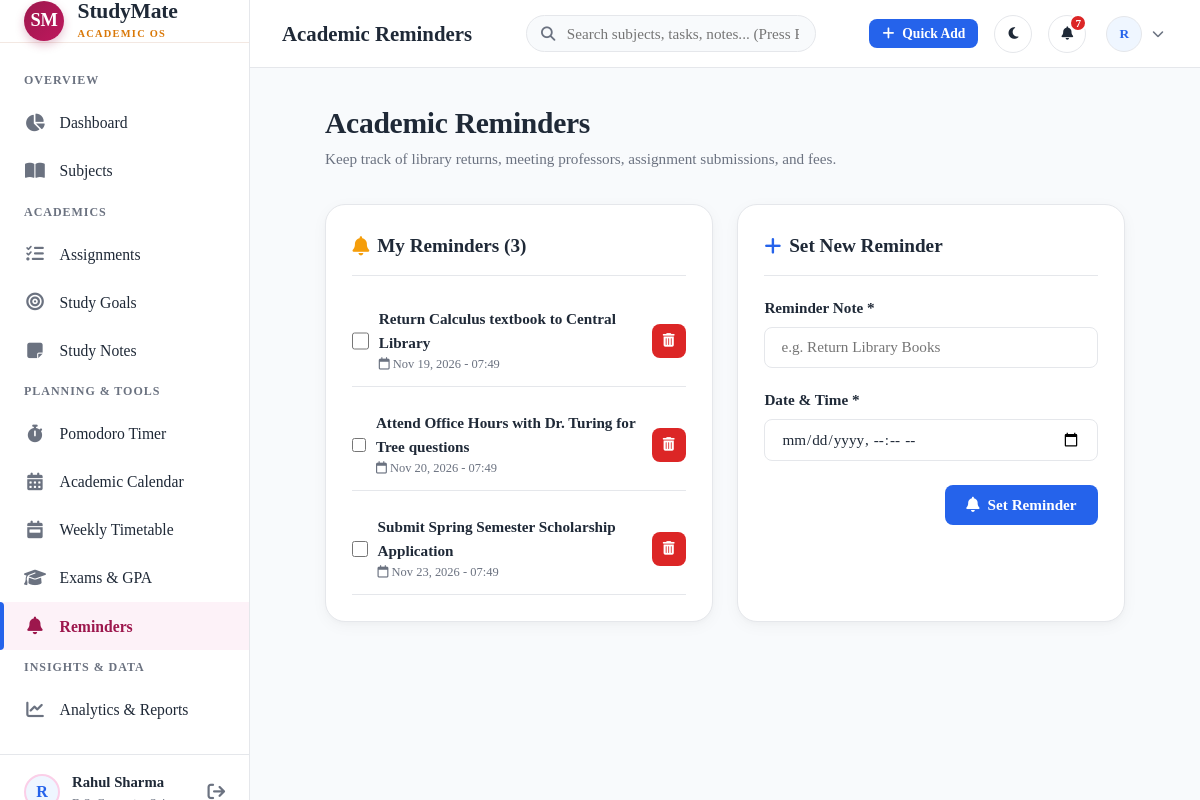
The app's page /reminders/ (signed in) with its own data.
### planner/models.py (models this page shows, shortened)
class Reminder(models.Model):
    user = models.ForeignKey(User, on_delete=models.CASCADE, related_name='reminders')
    title = models.CharField(max_length=200)
    datetime = models.DateTimeField()
    is_done = models.BooleanField(default=False)
    created_at = models.DateTimeField(auto_now_add=True)
    class Meta:
        ordering = ['datetime']

### planner/views.py (the view, shortened to what this page needs)
# urls.py: path('reminders/', views.reminder_list_view, name='reminders'),
@login_required
def reminder_list_view(request):
    reminders = Reminder.objects.filter(user=request.user).order_by('is_done', 'datetime')
    form = ReminderForm()
    context = {
        'reminders': reminders,
        'form': form,
        'active_nav': 'reminders',
        'title': 'Academic Reminders',
    }
    return render(request, 'planner/reminder_list.html', context)

### planner/forms.py
class ReminderForm(forms.ModelForm):
    class Meta:
        model = Reminder
        fields = ['title', 'datetime', 'is_done']
        widgets = {
            'title': forms.TextInput(attrs={'class': 'form-input', 'placeholder': 'e.g. Return Library Books'}),
            'datetime': forms.DateTimeInput(attrs={'class': 'form-input', 'type': 'datetime-local'}),
            'is_done': forms.CheckboxInput(attrs={'class': 'form-checkbox'}),
        }

### accounts/models.py (called while the page is built)
    @property
    def avatar_url(self):
        if self.avatar and hasattr(self.avatar, 'url'):
            return self.avatar.url
        return None

### core/models.py (called while the page is built)
    @property
    def is_completed(self):
        return self.status == 'completed'

    @property
    def countdown_text(self):
        if self.is_completed:
            return "Completed"
        today = date.today()
        delta = (self.due_date - today).days
        if delta < 0:
            abs_days = abs(delta)
            return f"Overdue by {abs_days} day{'s' if abs_days != 1 else ''}"
        elif delta == 0:
            return "Due today"
        elif delta == 1:
            return "Due tomorrow"
        else:
            return f"Due in {delta} days"

### templates/planner/reminder_list.html (shortened to what this page needs)
{% extends 'base.html' %}
{% load static %}
{% block content %}
<div style="max-width: 800px; margin: 0 auto;">
  <div style="display: flex; justify-content: space-between; align-items: center; margin-bottom: 2rem; flex-wrap: wrap; gap: 1rem;">
    <div>
      <h1>Academic Reminders</h1>
      <p style="color: var(--text-muted); font-size: 0.95rem;">Keep track of library returns, meeting professors, assignment submissions, and fees.</p>
    </div>
  </div>
  <div style="display: grid; grid-template-columns: 1fr 1fr; gap: 1.5rem;">
    <div class="card">
      <div class="card-header">
        <div class="card-title">
          <i class="fa-solid fa-bell" style="color: var(--warning);"></i>
          <span>My Reminders ({{ reminders.count }})</span>
        </div>
      </div>
      {% if reminders %}
        <div style="display: flex; flex-direction: column; gap: 0.85rem;">
          {% for r in reminders %}
            <div style="display: flex; justify-content: space-between; align-items: center; padding: 0.65rem 0; border-bottom: 1px solid var(--border);">
              <label class="reminder-item-label" style="display: flex; align-items: center; gap: 0.6rem; cursor: pointer; flex: 1; {% if r.is_done %}text-decoration: line-through; opacity: 0.6;{% endif %}">
                <input type="checkbox" class="form-checkbox" onchange="toggleReminder({{ r.id }}, this)" {% if r.is_done %}checked{% endif %}>
                <div>
                  <div style="font-weight: 700; font-size: 0.95rem; color: var(--text-main);">{{ r.title }}</div>
                  <div style="font-size: 0.78rem; color: var(--text-muted);">
                    <i class="fa-regular fa-calendar"></i> {{ r.datetime|date:"M d, Y - H:i" }}
                  </div>
                </div>
              </label>
              <form action="{% url 'planner:reminder_delete' r.id %}" method="POST" onsubmit="return confirm('Delete this reminder?');">
                <button type="submit" class="btn btn-sm btn-danger btn-icon" title="Delete">
                  <i class="fa-solid fa-trash-can"></i>
                </button>
              </form>
            </div>
          {% endfor %}
        </div>
      {% else %}
        <div class="empty-state">
          <div class="empty-state-emoji">🔔</div>
          <div class="empty-state-title">No reminders set!</div>
          <p>Add a new reminder using the form on the right.</p>
        </div>
      {% endif %}
    </div>
    <div class="card">
      <div class="card-header">
        <div class="card-title">
          <i class="fa-solid fa-plus" style="color: var(--primary);"></i>
          <span>Set New Reminder</span>
        </div>
      </div>
      <form method="POST">
        <div class="form-group">
          <label class="form-label" for="id_title">Reminder Note *</label>
          {{ form.title }}
        </div>
        <div class="form-group">
          <label class="form-label" for="id_datetime">Date & Time *</label>
          {{ form.datetime }}
        </div>
        <div style="display: flex; justify-content: flex-end; margin-top: 1.5rem;">
          <button type="submit" class="btn btn-primary">
            <i class="fa-solid fa-bell"></i> Set Reminder
          </button>
        </div>
      </form>
    </div>
  </div>
</div>
{% endblock %}

### templates/partials/sidebar.html (shortened to what this page needs)
{% load static %}
<aside class="sidebar" id="sidebar">
  <div class="sidebar-header" style="height: 78px; padding: 0 1.5rem; display: flex; align-items: center; justify-content: space-between; border-bottom: 1px solid var(--card-border-soft);">
    <a href="{% url 'core:dashboard' %}" class="public-brand" style="text-decoration: none;">
      <div class="public-brand-monogram" style="width: 40px; height: 40px; font-size: 1.15rem;">SM</div>
      <div>
        <div class="public-brand-title" style="font-size: 1.35rem;">StudyMate</div>
        <div class="public-brand-subtitle" style="font-size: 0.65rem;">ACADEMIC OS</div>
      </div>
    </a>
  </div>
  <nav class="sidebar-nav" style="padding: 1.25rem 0;">
    <div class="nav-section-title">Overview</div>
    <a href="{% url 'core:dashboard' %}" class="nav-item {% if active_nav == 'dashboard' %}active{% endif %}">
      <i class="fa-solid fa-chart-pie"></i>
      <span>Dashboard</span>
    </a>
    <a href="{% url 'core:subject_list' %}" class="nav-item {% if active_nav == 'subjects' %}active{% endif %}">
      <i class="fa-solid fa-book-open"></i>
      <span>Subjects</span>
    </a>
    <div class="nav-section-title">Academics</div>
    <a href="{% url 'core:assignment_list' %}" class="nav-item {% if active_nav == 'assignments' %}active{% endif %}">
      <i class="fa-solid fa-list-check"></i>
      <span>Assignments</span>
    </a>
    <a href="{% url 'core:goal_list' %}" class="nav-item {% if active_nav == 'goals' %}active{% endif %}">
      <i class="fa-solid fa-bullseye"></i>
      <span>Study Goals</span>
    </a>
    <a href="{% url 'core:note_list' %}" class="nav-item {% if active_nav == 'notes' %}active{% endif %}">
      <i class="fa-solid fa-note-sticky"></i>
      <span>Study Notes</span>
    </a>
    <div class="nav-section-title">Planning & Tools</div>
    <a href="{% url 'planner:timer' %}" class="nav-item {% if active_nav == 'timer' %}active{% endif %}">
      <i class="fa-solid fa-stopwatch"></i>
      <span>Pomodoro Timer</span>
    </a>
    <a href="{% url 'planner:calendar' %}" class="nav-item {% if active_nav == 'calendar' %}active{% endif %}">
      <i class="fa-solid fa-calendar-days"></i>
      <span>Academic Calendar</span>
    </a>
    <a href="{% url 'planner:timetable' %}" class="nav-item {% if active_nav == 'timetable' %}active{% endif %}">
      <i class="fa-solid fa-calendar-week"></i>
      <span>Weekly Timetable</span>
    </a>
    <a href="{% url 'planner:exam_list' %}" class="nav-item {% if active_nav == 'exams' %}active{% endif %}">
      <i class="fa-solid fa-graduation-cap"></i>
      <span>Exams & GPA</span>
    </a>
    <a href="{% url 'planner:reminders' %}" class="nav-item {% if active_nav == 'reminders' %}active{% endif %}">
      <i class="fa-solid fa-bell"></i>
      <span>Reminders</span>
    </a>
    <div class="nav-section-title">Insights & Data</div>
    <a href="{% url 'analytics:dashboard' %}" class="nav-item {% if active_nav == 'analytics' %}active{% endif %}">
      <i class="fa-solid fa-chart-line"></i>
      <span>Analytics & Reports</span>
    </a>
  </nav>
  <div class="sidebar-footer">
    <div class="user-quick-profile">
      <div class="user-avatar-sm" style="border: 2px solid var(--luxury-rose-border);">
        {% if user.profile.avatar_url %}
          <img src="{{ user.profile.avatar_url }}" alt="{{ user.username }}">
        {% else %}
          <span>{{ user.first_name|first|default:user.username|first|upper }}</span>
        {% endif %}
      </div>
      <div style="flex: 1; overflow: hidden;">
        <div style="font-weight: 700; font-size: 0.92rem; white-space: nowrap; text-overflow: ellipsis; overflow: hidden;">
          {{ user.get_full_name|default:user.username }}
        </div>
        <div style="font-size: 0.78rem; color: var(--text-muted); white-space: nowrap; text-overflow: ellipsis; overflow: hidden;">
        </div>
      </div>
      <a href="{% url 'accounts:logout' %}" title="Log Out" style="color: var(--text-muted); font-size: 1.1rem;">
        <i class="fa-solid fa-arrow-right-from-bracket"></i>
      </a>
    </div>
  </div>
</aside>

### templates/partials/navbar.html (shortened to what this page needs)
{% load static %}
<header class="topbar">
  <div class="topbar-left">
    <div class="page-title-header">
      {{ title|default:"StudyMate Workspace" }}
    </div>
  </div>
  <form action="{% url 'core:global_search' %}" method="GET" class="topbar-search">
    <input type="text" name="q" value="{{ query|default:'' }}" placeholder="Search subjects, tasks, notes... (Press Enter)" autocomplete="off">
  </form>
  <div class="topbar-right">
    <button class="btn btn-primary btn-sm" onclick="openQuickAddModal()" title="Press 'N' anywhere to quick add">
      <i class="fa-solid fa-plus"></i>
      <span>Quick Add</span>
    </button>
    <button class="action-icon-btn" id="theme-toggle-btn" title="Toggle Light / Dark Mode">
      <i class="fa-solid fa-moon" id="theme-toggle-icon"></i>
    </button>
    <div style="position: relative;">
      <button class="action-icon-btn" id="notif-toggle-btn" title="Notifications">
        <i class="fa-solid fa-bell"></i>
        {% if nav_notification_count > 0 %}
          <span class="badge-dot">{{ nav_notification_count }}</span>
        {% endif %}
      </button>
    </div>
    <div class="profile-dropdown-wrapper">
      <button class="profile-btn" id="profile-dropdown-btn">
        <div class="user-avatar-sm">
          {% if user.profile.avatar_url %}
            <img src="{{ user.profile.avatar_url }}" alt="{{ user.username }}">
          {% else %}
            <span>{{ user.first_name|first|default:user.username|first|upper }}</span>
          {% endif %}
        </div>
        <i class="fa-solid fa-chevron-down" style="font-size: 0.75rem; color: var(--text-muted);"></i>
      </button>
    </div>
  </div>
</header>

### records on screen
Reminder: title "Return Calculus textbook to Central Library", datetime "Nov 19, 2026 - 07:49"
Reminder: title "Attend Office Hours with Dr. Turing for Tree questions", datetime "Nov 20, 2026 - 07:49"
Reminder: title "Submit Spring Semester Scholarship Application", datetime "Nov 23, 2026 - 07:49"

### other values on screen
{{ user.first_name|first|default:user.username|first|upper }} "R"
{{ user.get_full_name|default:user.username }} "Rahul Sharma"
{{ title|default:"StudyMate Workspace" }} "Academic Reminders"
{{ nav_notification_count }} "7"
{{ reminders.count }} "3"
